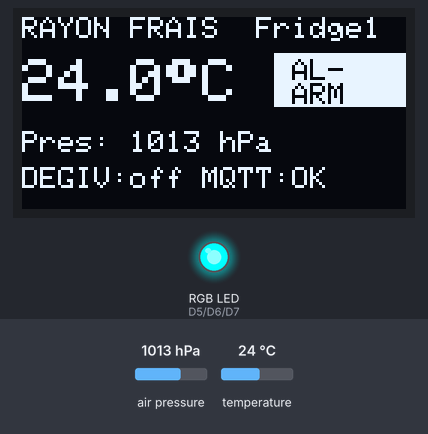
Bench run of a sketch on a simulated ESP8266 (Wemos D1 mini). On the bench: 128×64 one-colour display, an RGB LED mixed from three pins (HIGH = lit). Inputs (shaded band) come from the test bench; at power-on: temperature 24 °C, air pressure 1013 hPa. WiFi joins after 1.5 s; servers stay silent unless stated; no MQTT or app messages arrive unless stated; what the sketch prints to the serial monitor is not drawn.

Above: at 3.2 s.
3.3 s: temperature set to 8.6 °C
At 5.2 s:
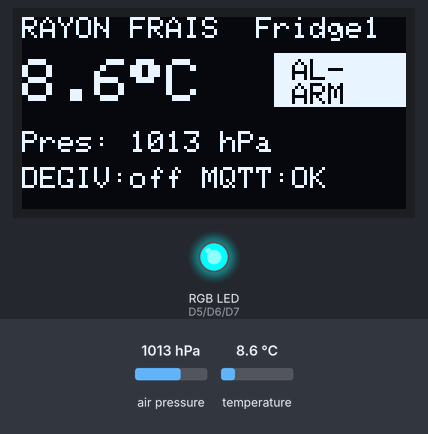
5.5 s: temperature set to 7.6 °C
At 6.9 s:
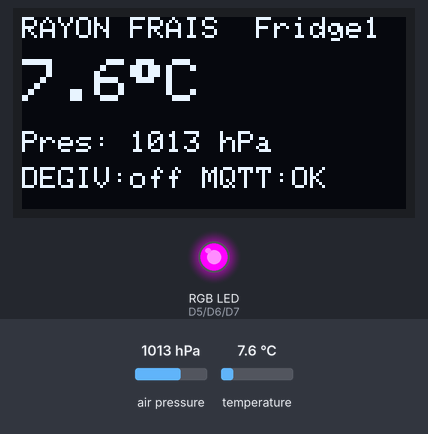
7.5 s: air pressure set to 952 hPa
At 8.4 s:
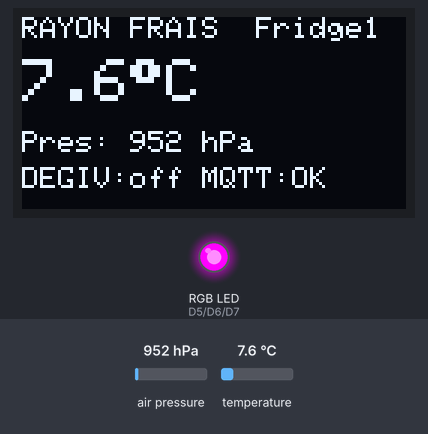
11.0 s: air pressure set to 975 hPa
At 12.7 s:
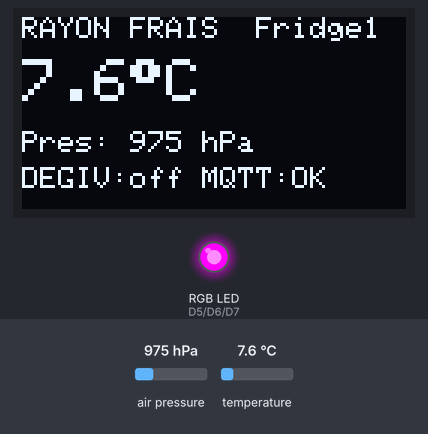
Timing chart, 0 to 14.2 s (numbered marks = the images above; inputs shaded):
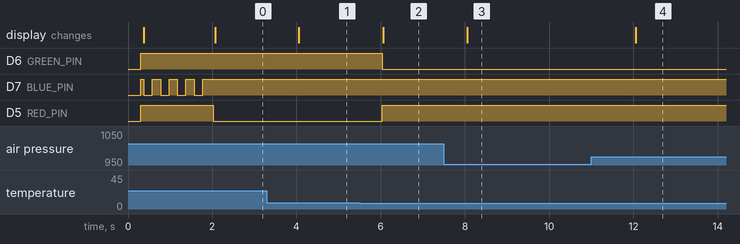

The sketch:

esp32_bme280_sensor.ino
```cpp
/* =============================================================================
 *  PROJET RED/BLUE - "TempRegulator Supermarket Attack"  |  GI-CNAM 4 / cybersécurité OT
 *  Fichier  : esp32_bme280_sensor.ino   (v4 : ESP8266 + BMP280 + OLED + LED RGB)
 *  Rôle     : SONDE FROID (simule le régulateur TempRegulator d'un rayon frais)
 *
 *  >>> MATÉRIEL RÉEL (ta station météo en laiton) :
 *      - Carte  : ESP8266 (NodeMCU / Wemos D1)  ← PAS un ESP32
 *      - Capteur: BMP280 (température + pression, PAS d'humidité)
 *      - Écran  : OLED SSD1306 128x64
 *      - LED RGB: broches D5/D6/D7 (indicateur froid visible de loin)
 *      - Bus I2C: SDA = D2, SCL = D3   (c'est LE point qui bloquait l'affichage)
 *
 *  Sélection carte dans l'IDE : Outils → Type de carte → ESP8266 → NodeMCU 1.0
 *  (ou la carte exacte de ta station, celle qui compilait déjà ton ancien code).
 *
 *  >>> VERSION "VULNÉRABLE" (Phase 1).  Durcissements BLEU : // [DURCISSEMENT BLEU]
 *
 *  >>> ORDRE DES DÉCLARATIONS (c'est exactement ce qui bloquait la compilation) :
 *      En C/C++, un identifiant doit être connu AVANT d'être utilisé.
 *        1) #define GROUP ... AVANT la ligne  "sensor-" GROUP   (préprocesseur)
 *        2) les variables globales (tempPub, pressReal, defrost, alarmActive...)
 *           AVANT handleData() qui les lit                       (portée C++)
 *      D'où l'ordre ci-dessous : defines → config → VARIABLES → serveur web → fonctions.
 * ============================================================================= */

#include <ESP8266WiFi.h>
#include <ESP8266WebServer.h>   // serveur web embarque (inclus dans le coeur ESP8266)
#include <PubSubClient.h>
#include <Wire.h>
#include <Adafruit_Sensor.h>
#include <Adafruit_BMP280.h>
#include <Adafruit_GFX.h>
#include <Adafruit_SSD1306.h>
#include <ArduinoJson.h>

/* --------------------------- GROUPE & TOPICS MQTT -------------------------- */
// >>> IDENTIFIANT DU GROUPE : g1, g2, g3 ou g4 (un par poste victime).
//     DÉFINI ICI, EN PREMIER, car la ligne CLIENT_ID plus bas fait  "sensor-" GROUP.
#define GROUP "g1"
#define T_TELEMETRY ("market/" GROUP "/fridge/telemetry")
#define T_CMD       ("market/" GROUP "/fridge/cmd")
#define T_STATUS    ("market/" GROUP "/fridge/status")
#define T_NOTIFY    ("market/" GROUP "/tab5/notify")

/* --------------------------- BROCHES (comme ta station) -------------------- */
#define SDA_PIN D2
#define SCL_PIN D3
#define RED_PIN   D5
#define GREEN_PIN D6
#define BLUE_PIN  D7

/* ----------------------------- CONFIG RÉSEAU -------------------------------- */
const char* WIFI_SSID = "RAYON_FRAIS";
const char* WIFI_PASS = "supermarket2026";
const char* MQTT_HOST = "192.168.10.10";   // PC Node-RED / Mosquitto (VICTIME)
uint16_t    MQTT_PORT = 1883;              // [DURCISSEMENT BLEU] -> 8883 (TLS)
const char* MQTT_USER = "";                // [DURCISSEMENT BLEU] -> compte "sensor"
const char* MQTT_PASS = "";
const char* CLIENT_ID = "sensor-" GROUP;   // concat littérale OK : GROUP est défini au-dessus

/* --------------------------- ÉCRAN OLED SSD1306 ---------------------------- */
#define OLED_W 128
#define OLED_H 64
#define OLED_ADDR 0x3C
Adafruit_SSD1306 display(OLED_W, OLED_H, &Wire, -1);
bool oledPresent = false;

/* ----------------------- COMPORTEMENT DÉGIVRAGE ---------------------------- */
#define SIMULATE_DEFROST_EFFECT true   // l'attaque "defrost" fait monter la temp publiée
const float DEFROST_RISE = 14.0;       // °C au-dessus du réel au max du dégivrage
const float ALARM_LIMIT  = 8.0;        // chaîne du froid rompue au-dessus de ce seuil

/* --------------------------- OBJETS -------------------------------------- */
WiFiClient   net;
PubSubClient mqtt(net);
Adafruit_BMP280 bmp;
bool  sensorOk = false;

/* --------- VARIABLES GLOBALES D'ÉTAT (déclarées AVANT le serveur web) ------ */
// handleData() plus bas lit tempPub / pressReal / defrost / alarmActive :
// elles doivent exister AVANT d'être utilisées -> on les déclare ICI.
float setpoint    = 4.0;
float tempReal    = 0.0;    // vraie température BMP280
float pressReal   = 0.0;    // vraie pression hPa
float defrostBias = 0.0;
bool  defrost     = false;
bool  alarmMuted  = false;
float tempPub     = 0.0;
bool  alarmActive = false;

unsigned long lastPub = 0;
const unsigned long PUB_PERIOD = 2000;

/* ------------------------- SERVEUR WEB EMBARQUE --------------------------- */
// Variante ESP32 : #include <WebServer.h>  +  WebServer server(80);
ESP8266WebServer server(80);
const char PAGE[] PROGMEM = R"HTML(
<!DOCTYPE html><html lang="fr"><head><meta charset="utf-8">
<meta name="viewport" content="width=device-width,initial-scale=1">
<title>Station Fridge1</title>
<style>
 body{margin:0;background:#070a12;color:#eaf2ff;font-family:system-ui,Segoe UI,Roboto,sans-serif;
   display:grid;place-items:center;min-height:100vh}
 .card{background:#0f1726;border:1px solid #223;border-radius:16px;padding:22px 26px;width:min(92vw,420px);
   box-shadow:0 10px 40px rgba(0,0,0,.4)}
 h1{font-size:1.05rem;margin:0 0 .6rem;color:#9fb3d0;font-weight:600}
 .temp{font-size:3.6rem;font-weight:800;color:#38bdf8;line-height:1.1}
 .row{display:flex;justify-content:space-between;padding:.4rem 0;border-top:1px solid #1b2740}
 .k{color:#9fb3d0}.v{font-weight:700}
 .alarm{margin-top:.6rem;color:#fff;background:#b11020;border-radius:8px;padding:.4rem .6rem;
   text-align:center;font-weight:700;display:none}
 .dot{display:inline-block;width:.6rem;height:.6rem;border-radius:50%;background:#22c55e;margin-left:.3rem}
 .off{background:#ef4444}
</style></head><body>
<div class="card">
 <h1>RAYON FRAIS &mdash; Fridge1 <span id="lnk" class="dot"></span></h1>
 <div id="temp" class="temp">-- &deg;C</div>
 <div class="row"><span class="k">Pression</span><span class="v"><span id="press">--</span> hPa</span></div>
 <div class="row"><span class="k">D&eacute;givrage</span><span class="v" id="def">--</span></div>
 <div class="row"><span class="k">MQTT</span><span class="v" id="mqtt">--</span></div>
 <div id="alarm" class="alarm">CHA&Icirc;NE DU FROID ROMPUE</div>
</div>
<script>
async function u(){
 try{
  const d=await (await fetch('/data')).json();
  temp.innerHTML=(d.sensor_ok? d.temp.toFixed(1):'--')+' &deg;C';
  press.textContent=d.pressure.toFixed(0);
  def.textContent=d.defrost?'ACTIF':'off';
  mqtt.textContent=d.mqtt?'connecte':'deconnecte';
  lnk.className='dot'+(d.mqtt?'':' off');
  temp.style.color=d.alarm?'#ff4d4d':'#38bdf8';
  alarm.style.display=d.alarm?'block':'none';
 }catch(e){ mqtt.textContent='hors ligne'; lnk.className='dot off'; }
}
setInterval(u,2000); u();
</script></body></html>
)HTML";

void handleRoot(){ server.send_P(200, "text/html", PAGE); }
void handleData(){
  String j = "{";
  j += "\"temp\":"      + String(tempPub,1);
  j += ",\"pressure\":" + String(pressReal,1);
  j += ",\"defrost\":"  + String(defrost ? "true":"false");
  j += ",\"alarm\":"    + String(alarmActive ? "true":"false");
  j += ",\"sensor_ok\":"+ String(sensorOk ? "true":"false");
  j += ",\"mqtt\":"     + String(mqtt.connected() ? "true":"false");
  j += "}";
  server.send(200, "application/json", j);
}

/* ------------------------------- LED RGB --------------------------------- */
// Reprend exactement ta logique (LED common-anode : valeur inversée).
void setLEDColor(int r, int g, int b) {
  analogWrite(RED_PIN,   255 - r);
  analogWrite(GREEN_PIN, 255 - g);
  analogWrite(BLUE_PIN,  255 - b);
}

/* ============================ SCANNER I2C (debug câblage) ================= */
void scanI2C() {
  Serial.println("[I2C] Scan du bus (SDA=D2, SCL=D3)...");
  byte count = 0;
  for (byte a = 1; a < 127; a++) {
    Wire.beginTransmission(a);
    if (Wire.endTransmission() == 0) {
      Serial.printf("   trouvé: 0x%02X", a);
      if (a == 0x3C || a == 0x3D) Serial.print("  (OLED SSD1306 ?)");
      if (a == 0x76 || a == 0x77) Serial.print("  (BMP280 ?)");
      Serial.println();
      count++;
    }
  }
  if (!count) Serial.println("   AUCUN périphérique I2C ! -> VCC/GND/SDA(D2)/SCL(D3).");
}

/* ============================ WIFI / MQTT ================================= */
void wifiConnect() {
  Serial.printf("[WiFi] Connexion à %s", WIFI_SSID);
  WiFi.mode(WIFI_STA);
  WiFi.begin(WIFI_SSID, WIFI_PASS);
  unsigned long t0 = millis();
  while (WiFi.status() != WL_CONNECTED && millis() - t0 < 20000) {
    setLEDColor(0, 0, 255); delay(200); setLEDColor(0, 0, 0); delay(200);  // clignote bleu
    Serial.print(".");
  }
  if (WiFi.status() == WL_CONNECTED)
    Serial.printf("\n[WiFi] OK  IP=%s  MAC=%s\n",
                  WiFi.localIP().toString().c_str(), WiFi.macAddress().c_str());
  else Serial.println("\n[WiFi] ÉCHEC (SSID/mdp ? 2.4GHz ?)");
}

void onMessage(char* topic, byte* payload, unsigned int len) {
  StaticJsonDocument<256> doc;
  if (deserializeJson(doc, payload, len)) return;
  // [DURCISSEMENT BLEU] : aucun contrôle d'origine -> injection de commande possible.
  if (doc.containsKey("defrost"))  defrost    = doc["defrost"].as<bool>();
  if (doc.containsKey("setpoint")) setpoint   = doc["setpoint"].as<float>();
  if (doc.containsKey("mute"))     alarmMuted = doc["mute"].as<bool>();
  Serial.printf("[CMD] defrost=%d setpoint=%.1f mute=%d\n", defrost, setpoint, alarmMuted);
}

void mqttConnect() {
  mqtt.setServer(MQTT_HOST, MQTT_PORT);
  mqtt.setCallback(onMessage);
  while (!mqtt.connected()) {
    Serial.print("[MQTT] Connexion...");
    bool ok = (strlen(MQTT_USER) > 0)
                ? mqtt.connect(CLIENT_ID, MQTT_USER, MQTT_PASS)
                : mqtt.connect(CLIENT_ID);
    if (ok) {
      Serial.println(" OK");
      mqtt.subscribe(T_CMD, 1);        // QoS 1 : la commande critique (dégivrage) doit arriver même sous flood
      mqtt.publish(T_STATUS, "{\"state\":\"online\",\"model\":\"TempRegulator\"}", true);
    } else { Serial.printf(" échec rc=%d, retry 2s\n", mqtt.state()); delay(2000); }
  }
}

/* ============================== MESURE + MODÈLE =========================== */
void readAndPublish() {
  if (sensorOk) {
    tempReal  = bmp.readTemperature();        // °C réels (= temp du frigo une fois dedans)
    pressReal = bmp.readPressure() / 100.0F;  // Pa -> hPa
  } else { tempReal = NAN; pressReal = NAN; }

  // Effet "dégivrage" ajouté par-dessus la mesure réelle
  if (SIMULATE_DEFROST_EFFECT) {
    float target = defrost ? DEFROST_RISE : 0.0;
    defrostBias += (target - defrostBias) * (defrost ? 0.06 : 0.10);
  } else defrostBias = 0.0;

  tempPub = (isnan(tempReal) ? 0.0 : tempReal) + defrostBias;
  alarmActive = (tempPub > ALARM_LIMIT) && !alarmMuted;

  // LED : rouge si chaîne du froid rompue, vert sinon (visible de loin pendant l'attaque)
  if (!sensorOk)        setLEDColor(255, 60, 0);   // orange = capteur KO
  else if (alarmActive) setLEDColor(255, 0, 0);    // ROUGE = alarme / attaque réussie
  else                  setLEDColor(0, 255, 0);    // vert = froid OK

  // Publication MQTT
  StaticJsonDocument<256> doc;
  doc["temp"]      = round(tempPub * 10) / 10.0;                          // réel + effet dégivrage
  doc["temp_raw"]  = isnan(tempReal)  ? (float)0 : round(tempReal*10)/10.0;   // vraie mesure
  doc["pressure"]  = isnan(pressReal) ? (float)0 : round(pressReal*10)/10.0;  // hPa réels
  doc["setpoint"]  = setpoint;
  doc["defrost"]   = defrost;
  doc["alarm"]     = alarmActive;
  doc["sensor"]    = "BMP280";
  doc["sensor_ok"] = sensorOk;
  doc["ts"]        = millis();
  char buf[256]; size_t n = serializeJson(doc, buf);
  mqtt.publish(T_TELEMETRY, buf, n);          // [DURCISSEMENT BLEU] : en clair (MITM)

  if (alarmActive) mqtt.publish(T_NOTIFY,
      "{\"level\":\"critical\",\"msg\":\"CHAINE DU FROID ROMPUE - Fridge1\"}");

  Serial.printf("[MESURE] reel=%.1fC publie=%.1fC press=%.1fhPa defrost=%d alarme=%d\n",
                tempReal, tempPub, pressReal, defrost, alarmActive);
}

/* ============================== AFFICHAGE OLED =========================== */
void drawOLED() {
  if (!oledPresent) return;
  display.clearDisplay();
  display.setTextSize(1); display.setTextColor(SSD1306_WHITE);
  display.setCursor(0, 0); display.println("RAYON FRAIS  Fridge1");

  if (!sensorOk) {
    display.setCursor(0, 20); display.println("BMP280 ABSENT !");
    display.setCursor(0, 32); display.println("Voir scanner I2C");
    display.setCursor(0, 44); display.println("(moniteur serie)");
    display.display();
    return;
  }

  display.setTextSize(2);
  display.setCursor(0, 14);
  display.print(tempPub, 1); display.print((char)247); display.print("C");

  display.setTextSize(1);
  display.setCursor(0, 38);
  display.print("Pres: "); display.print(pressReal, 0); display.println(" hPa");

  display.setCursor(0, 50);
  display.print(defrost ? "DEGIV:ON " : "DEGIV:off ");
  display.print(mqtt.connected() ? "MQTT:OK" : "MQTT:XX");

  if (alarmActive) {
    display.fillRect(84, 12, 44, 18, SSD1306_WHITE);
    display.setTextColor(SSD1306_BLACK); display.setTextSize(1);
    display.setCursor(90, 14); display.println("AL-");
    display.setCursor(90, 22); display.println("ARM");
    display.setTextColor(SSD1306_WHITE);
  }
  display.display();
}

/* ================================= SETUP ================================= */
void setup() {
  Serial.begin(115200);
  delay(300);
  Serial.println("\n== Sonde Fridge1 (v4) - ESP8266 + BMP280 + OLED ==");

  pinMode(RED_PIN, OUTPUT); pinMode(GREEN_PIN, OUTPUT); pinMode(BLUE_PIN, OUTPUT);
  setLEDColor(0, 0, 0);

  Wire.begin(SDA_PIN, SCL_PIN);              // <<< LE correctif : I2C sur D2/D3
  scanI2C();

  oledPresent = display.begin(SSD1306_SWITCHCAPVCC, OLED_ADDR);
  Serial.printf("[OLED] %s (0x%02X)\n", oledPresent ? "détecté" : "ABSENT", OLED_ADDR);
  if (oledPresent) {
    display.clearDisplay(); display.setTextSize(1); display.setTextColor(SSD1306_WHITE);
    display.setCursor(0, 0); display.println("Init sonde froid...");
    display.display();
  }

  sensorOk = bmp.begin(0x76) || bmp.begin(0x77);
  Serial.printf("[BMP280] %s\n", sensorOk ? "détecté" : "ABSENT (cablage/adresse I2C)");

  wifiConnect();
  mqttConnect();

  server.on("/", handleRoot);
  server.on("/data", handleData);
  server.begin();
  Serial.printf("[WEB] page embarquee : http://%s/\n", WiFi.localIP().toString().c_str());
}

/* ================================= LOOP ================================== */
void loop() {
  if (WiFi.status() != WL_CONNECTED) wifiConnect();
  if (!mqtt.connected())             mqttConnect();
  mqtt.loop();
  server.handleClient();
  if (millis() - lastPub > PUB_PERIOD) {
    lastPub = millis();
    readAndPublish();
    drawOLED();
  }
}

/* =============================================================================
 *  RÉCAP CÂBLAGE (ta station) :  SDA=D2  SCL=D3  |  BMP280 0x76  |  OLED 0x3C
 *                                LED: R=D5 G=D6 B=D7
 *  Si "ABSENT" : le scanner I2C au boot liste ce qui répond sur le bus.
 *
 *  MÉMO BLEU : D6 MQTT/TLS (8883, BearSSL) + vérif certificat ; D1/D9 compte "sensor" + ACL.
 *  NOTE : "temp" = réel + effet dégivrage ; "temp_raw" = vraie mesure (vérité terrain).
 *         BMP280 => pas d'humidité ; on publie la PRESSION. (BME280 requis pour l'humidité.)
 * ============================================================================= */

/* =============================================================================
 *  PARADE QoS (attaque DDoS) :
 *   - telemetry = flux de masse -> QoS 0 (perte toleree ; PubSubClient ne publie qu'en QoS 0).
 *   - cmd degivrage / alarme = critiques -> abonnement en QoS 1 (voir mqtt.subscribe(T_CMD,1)) ;
 *     cote Node-RED, republier la commande en QoS 2.
 *   - La QoS garantit l'ARRIVEE du message critique ; les limites broker
 *     (max_inflight / max_queued / message_size_limit) garantissent la DISPONIBILITE.
 *   - Pour publier un critique en QoS 1/2 DEPUIS l'ESP : lib 256dpi/arduino-mqtt ou AsyncMqttClient.
 * ============================================================================= */
```

Measured:
- the behaviour switches between 8.1 and 8 °C on temperature (found by bisection; images 1 and 2)
- after the input at 3.3 s, the display: changes after 0.76 s (image 1)
- after the input at 5.5 s, D6 (GREEN_PIN): HIGH → LOW after 0.53 s; D5 (RED_PIN): LOW → HIGH after 0.53 s; the display: changes after 0.56 s (image 2)
- after the input at 7.5 s, the display: changes after 0.56 s (image 3)
- after the input at 11.0 s, the display: changes after 1.1 s (image 4)
